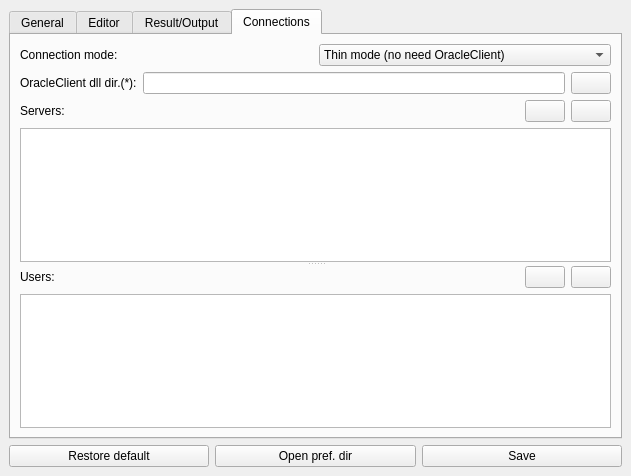
<?xml version="1.0" encoding="UTF-8"?>
<ui version="4.0">
 <class>preferences_window</class>
 <widget class="QMainWindow" name="preferences_window">
  <property name="geometry">
   <rect>
    <x>0</x>
    <y>0</y>
    <width>631</width>
    <height>476</height>
   </rect>
  </property>
  <property name="windowTitle">
   <string>Preferences</string>
  </property>
  <property name="windowIcon">
   <iconset resource="resource.qrc">
    <normaloff>:/icons/icons/MSql.gif</normaloff>:/icons/icons/MSql.gif</iconset>
  </property>
  <widget class="QWidget" name="centralwidget">
   <layout class="QGridLayout" name="gridLayout_3">
    <item row="0" column="0">
     <widget class="QTabWidget" name="o_tab_widget">
      <property name="currentIndex">
       <number>3</number>
      </property>
      <widget class="QWidget" name="general">
       <attribute name="title">
        <string>General</string>
       </attribute>
       <layout class="QGridLayout" name="gridLayout_5">
        <item row="0" column="0">
         <layout class="QGridLayout" name="gridLayout_4">
          <item row="3" column="0">
           <widget class="QLabel" name="label">
            <property name="text">
             <string>Default Open Directory:</string>
            </property>
            <property name="buddy">
             <cstring>e_default_open_dir</cstring>
            </property>
           </widget>
          </item>
          <item row="6" column="0">
           <widget class="QLabel" name="label_10">
            <property name="text">
             <string>Remember window position:</string>
            </property>
            <property name="buddy">
             <cstring>e_remember_window_pos</cstring>
            </property>
           </widget>
          </item>
          <item row="2" column="0">
           <widget class="QLabel" name="label_3">
            <property name="text">
             <string>Language:</string>
            </property>
           </widget>
          </item>
          <item row="4" column="3">
           <widget class="QPushButton" name="b_default_save_dir">
            <property name="icon">
             <iconset resource="resource.qrc">
              <normaloff>:/icons/icons/folder.png</normaloff>:/icons/icons/folder.png</iconset>
            </property>
           </widget>
          </item>
          <item row="3" column="2">
           <widget class="QLineEdit" name="e_default_open_dir"/>
          </item>
          <item row="4" column="2">
           <widget class="QLineEdit" name="e_default_save_dir"/>
          </item>
          <item row="4" column="0">
           <widget class="QLabel" name="label_2">
            <property name="text">
             <string>Default Save Directory:</string>
            </property>
            <property name="buddy">
             <cstring>e_default_save_dir</cstring>
            </property>
           </widget>
          </item>
          <item row="9" column="2">
           <widget class="QCheckBox" name="e_open_new_editor"/>
          </item>
          <item row="5" column="0">
           <widget class="QLabel" name="label_21">
            <property name="text">
             <string>General zoom:</string>
            </property>
            <property name="buddy">
             <cstring>e_general_zoom</cstring>
            </property>
           </widget>
          </item>
          <item row="3" column="4">
           <spacer name="horizontalSpacer_3">
            <property name="orientation">
             <enum>Qt::Horizontal</enum>
            </property>
            <property name="sizeHint" stdset="0">
             <size>
              <width>40</width>
              <height>20</height>
             </size>
            </property>
           </spacer>
          </item>
          <item row="9" column="0">
           <widget class="QLabel" name="label_23">
            <property name="text">
             <string>Open new editor at open:</string>
            </property>
            <property name="buddy">
             <cstring>e_open_new_editor</cstring>
            </property>
           </widget>
          </item>
          <item row="3" column="3">
           <widget class="QPushButton" name="b_default_open_dir">
            <property name="icon">
             <iconset resource="resource.qrc">
              <normaloff>:/icons/icons/folder.png</normaloff>:/icons/icons/folder.png</iconset>
            </property>
           </widget>
          </item>
          <item row="1" column="0">
           <widget class="QLabel" name="label_8">
            <property name="text">
             <string>Dark theme:</string>
            </property>
            <property name="buddy">
             <cstring>e_dark_theme</cstring>
            </property>
           </widget>
          </item>
          <item row="1" column="2">
           <widget class="QCheckBox" name="e_dark_theme">
            <property name="text">
             <string/>
            </property>
           </widget>
          </item>
          <item row="2" column="2">
           <widget class="QComboBox" name="e_language">
            <item>
             <property name="text">
              <string notr="true">English</string>
             </property>
            </item>
            <item>
             <property name="text">
              <string notr="true">Italian</string>
             </property>
            </item>
           </widget>
          </item>
          <item row="6" column="2">
           <widget class="QCheckBox" name="e_remember_window_pos"/>
          </item>
          <item row="5" column="2">
           <widget class="QSpinBox" name="e_general_zoom">
            <property name="minimum">
             <number>50</number>
            </property>
            <property name="maximum">
             <number>200</number>
            </property>
            <property name="singleStep">
             <number>10</number>
            </property>
            <property name="value">
             <number>100</number>
            </property>
           </widget>
          </item>
          <item row="0" column="0">
           <widget class="QLabel" name="label_25">
            <property name="text">
             <string>Author name:</string>
            </property>
            <property name="buddy">
             <cstring>e_author_name</cstring>
            </property>
           </widget>
          </item>
          <item row="0" column="2">
           <widget class="QLineEdit" name="e_author_name"/>
          </item>
         </layout>
        </item>
       </layout>
      </widget>
      <widget class="QWidget" name="editor">
       <attribute name="title">
        <string>Editor</string>
       </attribute>
       <layout class="QGridLayout" name="gridLayout_7">
        <item row="0" column="0">
         <layout class="QGridLayout" name="gridLayout_6">
          <item row="10" column="2">
           <widget class="QSpinBox" name="e_refresh_dictionary">
            <property name="toolTip">
             <string>&lt;html&gt;&lt;head/&gt;&lt;body&gt;&lt;p&gt;Set 0 if you don't want refresh&lt;/p&gt;&lt;/body&gt;&lt;/html&gt;</string>
            </property>
           </widget>
          </item>
          <item row="4" column="2">
           <widget class="QLineEdit" name="e_tab_size">
            <property name="inputMask">
             <string>9</string>
            </property>
           </widget>
          </item>
          <item row="1" column="0" colspan="2">
           <widget class="QLabel" name="label_4">
            <property name="text">
             <string>Default font editor:</string>
            </property>
            <property name="buddy">
             <cstring>e_default_font_editor</cstring>
            </property>
           </widget>
          </item>
          <item row="4" column="0" colspan="2">
           <widget class="QLabel" name="label_15">
            <property name="text">
             <string>Tab size:</string>
            </property>
            <property name="buddy">
             <cstring>e_tab_size</cstring>
            </property>
           </widget>
          </item>
          <item row="8" column="2">
           <widget class="QCheckBox" name="e_remember_text_pos">
            <property name="text">
             <string/>
            </property>
           </widget>
          </item>
          <item row="7" column="2">
           <widget class="QCheckBox" name="e_default_indentation_guide">
            <property name="toolTip">
             <string>Indent guides are vertical dotted lines that indicate the indent level of text in the edit window </string>
            </property>
            <property name="text">
             <string/>
            </property>
           </widget>
          </item>
          <item row="1" column="2">
           <widget class="QLineEdit" name="e_default_font_editor">
            <property name="readOnly">
             <bool>true</bool>
            </property>
           </widget>
          </item>
          <item row="6" column="2">
           <widget class="QCheckBox" name="e_default_end_of_line">
            <property name="text">
             <string/>
            </property>
            <property name="icon">
             <iconset>
              <normaloff>:/icons/icons/end_of_line.gif</normaloff>:/icons/icons/end_of_line.gif</iconset>
            </property>
           </widget>
          </item>
          <item row="9" column="0">
           <widget class="QLabel" name="label_22">
            <property name="text">
             <string>Autocompletation:</string>
            </property>
            <property name="buddy">
             <cstring>e_default_autocompletation</cstring>
            </property>
           </widget>
          </item>
          <item row="8" column="0">
           <widget class="QLabel" name="label_7">
            <property name="text">
             <string>Remember text position:</string>
            </property>
            <property name="buddy">
             <cstring>e_remember_text_pos</cstring>
            </property>
           </widget>
          </item>
          <item row="9" column="2">
           <widget class="QCheckBox" name="e_default_autocompletation"/>
          </item>
          <item row="6" column="0">
           <widget class="QLabel" name="label_9">
            <property name="text">
             <string>Show end of line:</string>
            </property>
            <property name="buddy">
             <cstring>e_default_end_of_line</cstring>
            </property>
           </widget>
          </item>
          <item row="5" column="3">
           <widget class="QLabel" name="label_19">
            <property name="text">
             <string>secs</string>
            </property>
           </widget>
          </item>
          <item row="5" column="2">
           <widget class="QSpinBox" name="e_autosave_snapshoot_interval">
            <property name="maximum">
             <number>3600</number>
            </property>
           </widget>
          </item>
          <item row="5" column="0">
           <widget class="QLabel" name="label_18">
            <property name="text">
             <string>&lt;html&gt;&lt;head/&gt;&lt;body&gt;&lt;p&gt;Autosave snapshoot (0 for never):&lt;/p&gt;&lt;/body&gt;&lt;/html&gt;</string>
            </property>
            <property name="buddy">
             <cstring>e_autosave_snapshoot_interval</cstring>
            </property>
           </widget>
          </item>
          <item row="7" column="0">
           <widget class="QLabel" name="label_16">
            <property name="text">
             <string>Indentation guide:</string>
            </property>
            <property name="buddy">
             <cstring>e_default_indentation_guide</cstring>
            </property>
           </widget>
          </item>
          <item row="1" column="3">
           <widget class="QPushButton" name="b_default_font_editor">
            <property name="icon">
             <iconset resource="resource.qrc">
              <normaloff>:/icons/icons/font_type.png</normaloff>:/icons/icons/font_type.png</iconset>
            </property>
           </widget>
          </item>
          <item row="10" column="3">
           <widget class="QLabel" name="l_refresh_dictionary_2">
            <property name="text">
             <string>days</string>
            </property>
           </widget>
          </item>
          <item row="10" column="0">
           <widget class="QLabel" name="l_refresh_dictionary_1">
            <property name="text">
             <string>Refresh dictionary (0 for never):</string>
            </property>
            <property name="buddy">
             <cstring>e_refresh_dictionary</cstring>
            </property>
           </widget>
          </item>
          <item row="1" column="4">
           <spacer name="horizontalSpacer_4">
            <property name="orientation">
             <enum>Qt::Horizontal</enum>
            </property>
            <property name="sizeHint" stdset="0">
             <size>
              <width>40</width>
              <height>20</height>
             </size>
            </property>
           </spacer>
          </item>
          <item row="11" column="0">
           <widget class="QLabel" name="label_6">
            <property name="text">
             <string>Highlight color:</string>
            </property>
            <property name="buddy">
             <cstring>e_highlight_color</cstring>
            </property>
           </widget>
          </item>
          <item row="11" column="2">
           <widget class="MyColorComboBox" name="e_highlight_color"/>
          </item>
         </layout>
        </item>
       </layout>
      </widget>
      <widget class="QWidget" name="result">
       <attribute name="title">
        <string>Result/Output</string>
       </attribute>
       <layout class="QGridLayout" name="gridLayout_8">
        <item row="0" column="0">
         <layout class="QGridLayout" name="gridLayout_2">
          <item row="5" column="2">
           <widget class="QCheckBox" name="e_default_auto_column_resize">
            <property name="icon">
             <iconset>
              <normaloff>:/icons/icons/fix_column.gif</normaloff>:/icons/icons/fix_column.gif</iconset>
            </property>
           </widget>
          </item>
          <item row="2" column="2">
           <widget class="QLineEdit" name="e_default_font_result">
            <property name="readOnly">
             <bool>true</bool>
            </property>
           </widget>
          </item>
          <item row="3" column="0" colspan="2">
           <widget class="QLabel" name="label_12">
            <property name="text">
             <string>CSV column separator:</string>
            </property>
            <property name="buddy">
             <cstring>e_default_csv_separator</cstring>
            </property>
           </widget>
          </item>
          <item row="6" column="2">
           <widget class="QCheckBox" name="e_default_auto_clear_output">
            <property name="text">
             <string/>
            </property>
           </widget>
          </item>
          <item row="5" column="0">
           <widget class="QLabel" name="label_11">
            <property name="text">
             <string>Auto Column Resize:</string>
            </property>
            <property name="buddy">
             <cstring>e_default_auto_column_resize</cstring>
            </property>
           </widget>
          </item>
          <item row="2" column="3">
           <widget class="QPushButton" name="b_default_font_result">
            <property name="icon">
             <iconset resource="resource.qrc">
              <normaloff>:/icons/icons/font_type.png</normaloff>:/icons/icons/font_type.png</iconset>
            </property>
           </widget>
          </item>
          <item row="3" column="2">
           <widget class="QLineEdit" name="e_default_csv_separator"/>
          </item>
          <item row="2" column="0" colspan="2">
           <widget class="QLabel" name="label_5">
            <property name="text">
             <string>Default font result:</string>
            </property>
            <property name="buddy">
             <cstring>e_default_font_result</cstring>
            </property>
           </widget>
          </item>
          <item row="2" column="4">
           <spacer name="horizontalSpacer_5">
            <property name="orientation">
             <enum>Qt::Horizontal</enum>
            </property>
            <property name="sizeHint" stdset="0">
             <size>
              <width>40</width>
              <height>20</height>
             </size>
            </property>
           </spacer>
          </item>
          <item row="4" column="0">
           <widget class="QLabel" name="label_20">
            <property name="text">
             <string>Date format:</string>
            </property>
            <property name="buddy">
             <cstring>e_default_date_format</cstring>
            </property>
           </widget>
          </item>
          <item row="7" column="0">
           <widget class="QLabel" name="label_24">
            <property name="text">
             <string>Animated gif while running:</string>
            </property>
            <property name="buddy">
             <cstring>e_default_animated_gif</cstring>
            </property>
           </widget>
          </item>
          <item row="7" column="2">
           <widget class="QLineEdit" name="e_default_animated_gif">
            <property name="toolTip">
             <string>Change the animated gif that appears when the sql command is executed</string>
            </property>
           </widget>
          </item>
          <item row="6" column="0" colspan="2">
           <widget class="QLabel" name="label_17">
            <property name="text">
             <string>Auto-Clear output:</string>
            </property>
            <property name="buddy">
             <cstring>e_default_auto_clear_output</cstring>
            </property>
           </widget>
          </item>
          <item row="7" column="3">
           <widget class="QPushButton" name="b_default_animated_gif">
            <property name="text">
             <string/>
            </property>
            <property name="icon">
             <iconset resource="resource.qrc">
              <normaloff>:/icons/icons/folder.png</normaloff>:/icons/icons/folder.png</iconset>
            </property>
           </widget>
          </item>
          <item row="4" column="2">
           <widget class="QComboBox" name="e_default_date_format">
            <item>
             <property name="text">
              <string>%d/%m/%Y %H:%M:%S</string>
             </property>
            </item>
            <item>
             <property name="text">
              <string>%Y/%m/%d %H:%M:%S</string>
             </property>
            </item>
            <item>
             <property name="text">
              <string>%d/%m/%Y</string>
             </property>
            </item>
            <item>
             <property name="text">
              <string>%Y/%m/%d</string>
             </property>
            </item>
           </widget>
          </item>
          <item row="7" column="4">
           <widget class="QLabel" name="l_default_animated_gif">
            <property name="text">
             <string>Preview della gif</string>
            </property>
            <property name="alignment">
             <set>Qt::AlignCenter</set>
            </property>
           </widget>
          </item>
         </layout>
        </item>
       </layout>
      </widget>
      <widget class="QWidget" name="connections">
       <attribute name="title">
        <string>Connections</string>
       </attribute>
       <layout class="QGridLayout" name="gridLayout">
        <item row="0" column="0">
         <layout class="QHBoxLayout" name="horizontalLayout_6">
          <item>
           <widget class="QLabel" name="label_26">
            <property name="text">
             <string>Connection mode:</string>
            </property>
            <property name="buddy">
             <cstring>e_connection_mode</cstring>
            </property>
           </widget>
          </item>
          <item>
           <widget class="QComboBox" name="e_connection_mode">
            <item>
             <property name="text">
              <string>Thin mode (no need OracleClient)</string>
             </property>
            </item>
            <item>
             <property name="text">
              <string>Thick mode (OracleClient dll are needed)</string>
             </property>
            </item>
           </widget>
          </item>
         </layout>
        </item>
        <item row="1" column="0">
         <layout class="QHBoxLayout" name="horizontalLayout_7">
          <item>
           <widget class="QLabel" name="l_oracleclient_path">
            <property name="text">
             <string>OracleClient dll dir.(*):</string>
            </property>
            <property name="buddy">
             <cstring>e_oracleclient_path</cstring>
            </property>
           </widget>
          </item>
          <item>
           <widget class="QLineEdit" name="e_oracleclient_path"/>
          </item>
          <item>
           <widget class="QPushButton" name="b_oracleclient_path">
            <property name="text">
             <string/>
            </property>
            <property name="icon">
             <iconset resource="resource.qrc">
              <normaloff>:/icons/icons/folder.png</normaloff>:/icons/icons/folder.png</iconset>
            </property>
           </widget>
          </item>
         </layout>
        </item>
        <item row="2" column="0">
         <widget class="QSplitter" name="splitter">
          <property name="orientation">
           <enum>Qt::Vertical</enum>
          </property>
          <widget class="QWidget" name="layoutWidget">
           <layout class="QVBoxLayout" name="verticalLayout">
            <item>
             <layout class="QHBoxLayout" name="horizontalLayout_3">
              <item>
               <widget class="QLabel" name="label_13">
                <property name="text">
                 <string>Servers:</string>
                </property>
                <property name="buddy">
                 <cstring>o_server</cstring>
                </property>
               </widget>
              </item>
              <item>
               <spacer name="horizontalSpacer">
                <property name="orientation">
                 <enum>Qt::Horizontal</enum>
                </property>
                <property name="sizeHint" stdset="0">
                 <size>
                  <width>40</width>
                  <height>20</height>
                 </size>
                </property>
               </spacer>
              </item>
              <item>
               <layout class="QHBoxLayout" name="horizontalLayout_2">
                <item>
                 <widget class="QPushButton" name="b_server_add">
                  <property name="toolTip">
                   <string>Add a server</string>
                  </property>
                  <property name="text">
                   <string/>
                  </property>
                  <property name="icon">
                   <iconset resource="resource.qrc">
                    <normaloff>:/icons/icons/add.png</normaloff>:/icons/icons/add.png</iconset>
                  </property>
                 </widget>
                </item>
                <item>
                 <widget class="QPushButton" name="b_server_remove">
                  <property name="toolTip">
                   <string>Remove selected server</string>
                  </property>
                  <property name="text">
                   <string/>
                  </property>
                  <property name="icon">
                   <iconset resource="resource.qrc">
                    <normaloff>:/icons/icons/failed.png</normaloff>:/icons/icons/failed.png</iconset>
                  </property>
                 </widget>
                </item>
               </layout>
              </item>
             </layout>
            </item>
            <item>
             <widget class="QTableWidget" name="o_server">
              <property name="selectionMode">
               <enum>QAbstractItemView::SingleSelection</enum>
              </property>
             </widget>
            </item>
           </layout>
          </widget>
          <widget class="QWidget" name="layoutWidget">
           <layout class="QVBoxLayout" name="verticalLayout_2">
            <item>
             <layout class="QHBoxLayout" name="horizontalLayout_5">
              <item>
               <widget class="QLabel" name="label_14">
                <property name="text">
                 <string>Users:</string>
                </property>
                <property name="buddy">
                 <cstring>o_users</cstring>
                </property>
               </widget>
              </item>
              <item>
               <spacer name="horizontalSpacer_2">
                <property name="orientation">
                 <enum>Qt::Horizontal</enum>
                </property>
                <property name="sizeHint" stdset="0">
                 <size>
                  <width>40</width>
                  <height>20</height>
                 </size>
                </property>
               </spacer>
              </item>
              <item>
               <layout class="QHBoxLayout" name="horizontalLayout_4">
                <item>
                 <widget class="QPushButton" name="b_user_add">
                  <property name="toolTip">
                   <string>Add user</string>
                  </property>
                  <property name="text">
                   <string/>
                  </property>
                  <property name="icon">
                   <iconset resource="resource.qrc">
                    <normaloff>:/icons/icons/add.png</normaloff>:/icons/icons/add.png</iconset>
                  </property>
                 </widget>
                </item>
                <item>
                 <widget class="QPushButton" name="b_user_remove">
                  <property name="toolTip">
                   <string>Remove selected user</string>
                  </property>
                  <property name="text">
                   <string/>
                  </property>
                  <property name="icon">
                   <iconset resource="resource.qrc">
                    <normaloff>:/icons/icons/failed.png</normaloff>:/icons/icons/failed.png</iconset>
                  </property>
                 </widget>
                </item>
               </layout>
              </item>
             </layout>
            </item>
            <item>
             <widget class="QTableWidget" name="o_users">
              <property name="selectionMode">
               <enum>QAbstractItemView::SingleSelection</enum>
              </property>
             </widget>
            </item>
           </layout>
          </widget>
         </widget>
        </item>
       </layout>
      </widget>
     </widget>
    </item>
    <item row="1" column="0">
     <layout class="QHBoxLayout" name="horizontalLayout">
      <item>
       <widget class="QPushButton" name="b_restore">
        <property name="text">
         <string>Restore default</string>
        </property>
        <property name="icon">
         <iconset resource="resource.qrc">
          <normaloff>:/icons/icons/undo.png</normaloff>:/icons/icons/undo.png</iconset>
        </property>
       </widget>
      </item>
      <item>
       <widget class="QPushButton" name="b_open_pref_dir">
        <property name="text">
         <string>Open pref. dir</string>
        </property>
        <property name="icon">
         <iconset resource="resource.qrc">
          <normaloff>:/icons/icons/folder.png</normaloff>:/icons/icons/folder.png</iconset>
        </property>
       </widget>
      </item>
      <item>
       <widget class="QPushButton" name="b_save">
        <property name="text">
         <string>Save</string>
        </property>
        <property name="icon">
         <iconset resource="resource.qrc">
          <normaloff>:/icons/icons/disk.png</normaloff>:/icons/icons/disk.png</iconset>
        </property>
       </widget>
      </item>
     </layout>
    </item>
   </layout>
  </widget>
 </widget>
 <customwidgets>
  <customwidget>
   <class>MyColorComboBox</class>
   <extends>QComboBox</extends>
   <header location="global">custom_widget</header>
  </customwidget>
 </customwidgets>
 <tabstops>
  <tabstop>e_author_name</tabstop>
  <tabstop>e_dark_theme</tabstop>
  <tabstop>e_language</tabstop>
  <tabstop>e_default_open_dir</tabstop>
  <tabstop>b_default_open_dir</tabstop>
  <tabstop>e_default_save_dir</tabstop>
  <tabstop>b_default_save_dir</tabstop>
  <tabstop>e_general_zoom</tabstop>
  <tabstop>e_remember_window_pos</tabstop>
  <tabstop>e_open_new_editor</tabstop>
  <tabstop>e_default_font_editor</tabstop>
  <tabstop>b_default_font_editor</tabstop>
  <tabstop>e_tab_size</tabstop>
  <tabstop>e_autosave_snapshoot_interval</tabstop>
  <tabstop>e_default_end_of_line</tabstop>
  <tabstop>e_default_indentation_guide</tabstop>
  <tabstop>e_remember_text_pos</tabstop>
  <tabstop>e_default_autocompletation</tabstop>
  <tabstop>e_refresh_dictionary</tabstop>
  <tabstop>e_highlight_color</tabstop>
  <tabstop>e_default_font_result</tabstop>
  <tabstop>b_default_font_result</tabstop>
  <tabstop>e_default_csv_separator</tabstop>
  <tabstop>e_default_date_format</tabstop>
  <tabstop>e_default_auto_column_resize</tabstop>
  <tabstop>e_default_auto_clear_output</tabstop>
  <tabstop>e_default_animated_gif</tabstop>
  <tabstop>b_default_animated_gif</tabstop>
  <tabstop>e_connection_mode</tabstop>
  <tabstop>e_oracleclient_path</tabstop>
  <tabstop>b_oracleclient_path</tabstop>
  <tabstop>b_server_add</tabstop>
  <tabstop>b_server_remove</tabstop>
  <tabstop>o_server</tabstop>
  <tabstop>b_user_add</tabstop>
  <tabstop>b_user_remove</tabstop>
  <tabstop>o_users</tabstop>
  <tabstop>b_restore</tabstop>
  <tabstop>b_open_pref_dir</tabstop>
  <tabstop>b_save</tabstop>
  <tabstop>o_tab_widget</tabstop>
 </tabstops>
 <resources>
  <include location="resource.qrc"/>
 </resources>
 <connections>
  <connection>
   <sender>b_default_open_dir</sender>
   <signal>clicked()</signal>
   <receiver>preferences_window</receiver>
   <slot>slot_b_default_open_dir()</slot>
   <hints>
    <hint type="sourcelabel">
     <x>377</x>
     <y>227</y>
    </hint>
    <hint type="destinationlabel">
     <x>410</x>
     <y>7</y>
    </hint>
   </hints>
  </connection>
  <connection>
   <sender>b_default_save_dir</sender>
   <signal>clicked()</signal>
   <receiver>preferences_window</receiver>
   <slot>slot_b_default_save_dir()</slot>
   <hints>
    <hint type="sourcelabel">
     <x>377</x>
     <y>269</y>
    </hint>
    <hint type="destinationlabel">
     <x>413</x>
     <y>123</y>
    </hint>
   </hints>
  </connection>
  <connection>
   <sender>b_save</sender>
   <signal>clicked()</signal>
   <receiver>preferences_window</receiver>
   <slot>slot_b_save()</slot>
   <hints>
    <hint type="sourcelabel">
     <x>579</x>
     <y>488</y>
    </hint>
    <hint type="destinationlabel">
     <x>47</x>
     <y>272</y>
    </hint>
   </hints>
  </connection>
  <connection>
   <sender>b_restore</sender>
   <signal>clicked()</signal>
   <receiver>preferences_window</receiver>
   <slot>slot_b_restore()</slot>
   <hints>
    <hint type="sourcelabel">
     <x>158</x>
     <y>488</y>
    </hint>
    <hint type="destinationlabel">
     <x>91</x>
     <y>22</y>
    </hint>
   </hints>
  </connection>
  <connection>
   <sender>b_server_add</sender>
   <signal>clicked()</signal>
   <receiver>preferences_window</receiver>
   <slot>slot_b_server_add()</slot>
   <hints>
    <hint type="sourcelabel">
     <x>530</x>
     <y>128</y>
    </hint>
    <hint type="destinationlabel">
     <x>445</x>
     <y>43</y>
    </hint>
   </hints>
  </connection>
  <connection>
   <sender>b_server_remove</sender>
   <signal>clicked()</signal>
   <receiver>preferences_window</receiver>
   <slot>slot_b_server_remove()</slot>
   <hints>
    <hint type="sourcelabel">
     <x>564</x>
     <y>128</y>
    </hint>
    <hint type="destinationlabel">
     <x>442</x>
     <y>73</y>
    </hint>
   </hints>
  </connection>
  <connection>
   <sender>b_user_add</sender>
   <signal>clicked()</signal>
   <receiver>preferences_window</receiver>
   <slot>slot_b_user_add()</slot>
   <hints>
    <hint type="sourcelabel">
     <x>530</x>
     <y>302</y>
    </hint>
    <hint type="destinationlabel">
     <x>445</x>
     <y>261</y>
    </hint>
   </hints>
  </connection>
  <connection>
   <sender>b_user_remove</sender>
   <signal>clicked()</signal>
   <receiver>preferences_window</receiver>
   <slot>slot_b_user_remove()</slot>
   <hints>
    <hint type="sourcelabel">
     <x>564</x>
     <y>302</y>
    </hint>
    <hint type="destinationlabel">
     <x>443</x>
     <y>294</y>
    </hint>
   </hints>
  </connection>
  <connection>
   <sender>b_open_pref_dir</sender>
   <signal>clicked()</signal>
   <receiver>preferences_window</receiver>
   <slot>slot_b_open_pref_dir()</slot>
   <hints>
    <hint type="sourcelabel">
     <x>387</x>
     <y>488</y>
    </hint>
    <hint type="destinationlabel">
     <x>441</x>
     <y>473</y>
    </hint>
   </hints>
  </connection>
  <connection>
   <sender>b_default_font_result</sender>
   <signal>clicked()</signal>
   <receiver>preferences_window</receiver>
   <slot>slot_b_default_font_result()</slot>
   <hints>
    <hint type="sourcelabel">
     <x>378</x>
     <y>93</y>
    </hint>
    <hint type="destinationlabel">
     <x>445</x>
     <y>203</y>
    </hint>
   </hints>
  </connection>
  <connection>
   <sender>b_default_font_editor</sender>
   <signal>clicked()</signal>
   <receiver>preferences_window</receiver>
   <slot>slot_b_default_font_editor()</slot>
   <hints>
    <hint type="sourcelabel">
     <x>397</x>
     <y>83</y>
    </hint>
    <hint type="destinationlabel">
     <x>452</x>
     <y>152</y>
    </hint>
   </hints>
  </connection>
  <connection>
   <sender>b_default_animated_gif</sender>
   <signal>clicked()</signal>
   <receiver>preferences_window</receiver>
   <slot>slot_b_default_animated_gif()</slot>
   <hints>
    <hint type="sourcelabel">
     <x>363</x>
     <y>398</y>
    </hint>
    <hint type="destinationlabel">
     <x>583</x>
     <y>346</y>
    </hint>
   </hints>
  </connection>
  <connection>
   <sender>e_default_animated_gif</sender>
   <signal>textChanged(QString)</signal>
   <receiver>preferences_window</receiver>
   <slot>slot_e_default_animated_gif()</slot>
   <hints>
    <hint type="sourcelabel">
     <x>228</x>
     <y>407</y>
    </hint>
    <hint type="destinationlabel">
     <x>589</x>
     <y>393</y>
    </hint>
   </hints>
  </connection>
  <connection>
   <sender>b_oracleclient_path</sender>
   <signal>clicked()</signal>
   <receiver>preferences_window</receiver>
   <slot>slot_b_oracleclient_path()</slot>
   <hints>
    <hint type="sourcelabel">
     <x>544</x>
     <y>83</y>
    </hint>
    <hint type="destinationlabel">
     <x>583</x>
     <y>58</y>
    </hint>
   </hints>
  </connection>
  <connection>
   <sender>e_connection_mode</sender>
   <signal>currentIndexChanged(int)</signal>
   <receiver>preferences_window</receiver>
   <slot>slot_e_connection_mode()</slot>
   <hints>
    <hint type="sourcelabel">
     <x>504</x>
     <y>52</y>
    </hint>
    <hint type="destinationlabel">
     <x>583</x>
     <y>22</y>
    </hint>
   </hints>
  </connection>
 </connections>
 <slots>
  <slot>slot_b_default_font_editor()</slot>
  <slot>slot_b_default_font_result()</slot>
  <slot>slot_b_default_open_dir()</slot>
  <slot>slot_b_default_save_dir()</slot>
  <slot>slot_b_save()</slot>
  <slot>slot_b_default_color_prod()</slot>
  <slot>slot_b_default_color_dev()</slot>
  <slot>slot_b_restore()</slot>
  <slot>slot_b_server_add()</slot>
  <slot>slot_b_server_remove()</slot>
  <slot>slot_b_user_add()</slot>
  <slot>slot_b_user_remove()</slot>
  <slot>slot_b_open_pref_dir()</slot>
  <slot>slot_b_default_animated_gif()</slot>
  <slot>slot_e_default_animated_gif()</slot>
  <slot>slot_b_oracleclient_path()</slot>
  <slot>slot_e_connection_mode()</slot>
 </slots>
</ui>
